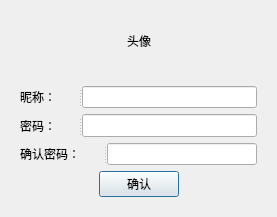
<?xml version="1.0" encoding="UTF-8"?>
<ui version="4.0">
 <class>RegitDialog</class>
 <widget class="QDialog" name="RegitDialog">
  <property name="geometry">
   <rect>
    <x>0</x>
    <y>0</y>
    <width>277</width>
    <height>217</height>
   </rect>
  </property>
  <property name="windowTitle">
   <string>Dialog</string>
  </property>
  <layout class="QVBoxLayout" name="verticalLayout_3">
   <item>
    <layout class="QHBoxLayout" name="horizontalLayout_3">
     <item>
      <spacer name="horizontalSpacer_5">
       <property name="orientation">
        <enum>Qt::Horizontal</enum>
       </property>
       <property name="sizeHint" stdset="0">
        <size>
         <width>40</width>
         <height>20</height>
        </size>
       </property>
      </spacer>
     </item>
     <item>
      <widget class="QLabel" name="headshot">
       <property name="minimumSize">
        <size>
         <width>60</width>
         <height>60</height>
        </size>
       </property>
       <property name="maximumSize">
        <size>
         <width>60</width>
         <height>60</height>
        </size>
       </property>
       <property name="text">
        <string>头像</string>
       </property>
       <property name="alignment">
        <set>Qt::AlignCenter</set>
       </property>
      </widget>
     </item>
     <item>
      <spacer name="horizontalSpacer_6">
       <property name="orientation">
        <enum>Qt::Horizontal</enum>
       </property>
       <property name="sizeHint" stdset="0">
        <size>
         <width>40</width>
         <height>20</height>
        </size>
       </property>
      </spacer>
     </item>
    </layout>
   </item>
   <item>
    <widget class="QStackedWidget" name="stackedWidget">
     <property name="currentIndex">
      <number>0</number>
     </property>
     <widget class="QWidget" name="page">
      <layout class="QVBoxLayout" name="verticalLayout">
       <item>
        <widget class="QSplitter" name="splitter_3">
         <property name="orientation">
          <enum>Qt::Horizontal</enum>
         </property>
         <widget class="QLabel" name="label_4">
          <property name="text">
           <string>昵称：</string>
          </property>
         </widget>
         <widget class="QLineEdit" name="nickname"/>
        </widget>
       </item>
       <item>
        <widget class="QSplitter" name="splitter_2">
         <property name="orientation">
          <enum>Qt::Horizontal</enum>
         </property>
         <widget class="QLabel" name="label">
          <property name="text">
           <string>密码：</string>
          </property>
         </widget>
         <widget class="QLineEdit" name="lineEdit"/>
        </widget>
       </item>
       <item>
        <widget class="QSplitter" name="splitter">
         <property name="orientation">
          <enum>Qt::Horizontal</enum>
         </property>
         <widget class="QLabel" name="label_2">
          <property name="text">
           <string>确认密码：</string>
          </property>
         </widget>
         <widget class="QLineEdit" name="lineEdit_2"/>
        </widget>
       </item>
       <item>
        <layout class="QHBoxLayout" name="horizontalLayout">
         <item>
          <spacer name="horizontalSpacer">
           <property name="orientation">
            <enum>Qt::Horizontal</enum>
           </property>
           <property name="sizeHint" stdset="0">
            <size>
             <width>40</width>
             <height>20</height>
            </size>
           </property>
          </spacer>
         </item>
         <item>
          <widget class="QPushButton" name="pushButton">
           <property name="text">
            <string>确认</string>
           </property>
          </widget>
         </item>
         <item>
          <spacer name="horizontalSpacer_2">
           <property name="orientation">
            <enum>Qt::Horizontal</enum>
           </property>
           <property name="sizeHint" stdset="0">
            <size>
             <width>40</width>
             <height>20</height>
            </size>
           </property>
          </spacer>
         </item>
        </layout>
       </item>
      </layout>
     </widget>
     <widget class="QWidget" name="page_2">
      <layout class="QVBoxLayout" name="verticalLayout_2">
       <item>
        <widget class="QLabel" name="label_3">
         <property name="text">
          <string>账号：</string>
         </property>
        </widget>
       </item>
       <item>
        <layout class="QHBoxLayout" name="horizontalLayout_2">
         <item>
          <spacer name="horizontalSpacer_3">
           <property name="orientation">
            <enum>Qt::Horizontal</enum>
           </property>
           <property name="sizeHint" stdset="0">
            <size>
             <width>40</width>
             <height>20</height>
            </size>
           </property>
          </spacer>
         </item>
         <item>
          <widget class="QPushButton" name="pushButton_2">
           <property name="text">
            <string>确定</string>
           </property>
          </widget>
         </item>
         <item>
          <spacer name="horizontalSpacer_4">
           <property name="orientation">
            <enum>Qt::Horizontal</enum>
           </property>
           <property name="sizeHint" stdset="0">
            <size>
             <width>40</width>
             <height>20</height>
            </size>
           </property>
          </spacer>
         </item>
        </layout>
       </item>
      </layout>
     </widget>
    </widget>
   </item>
  </layout>
 </widget>
 <resources/>
 <connections/>
</ui>
